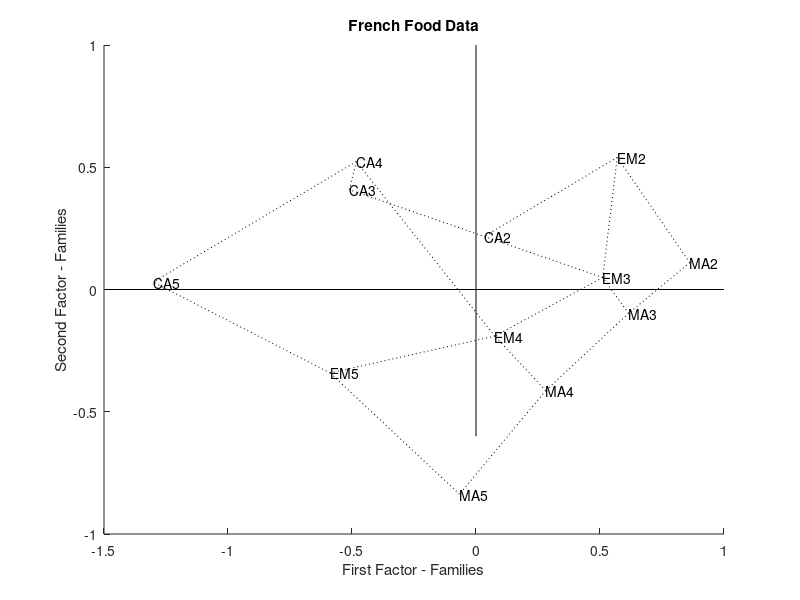
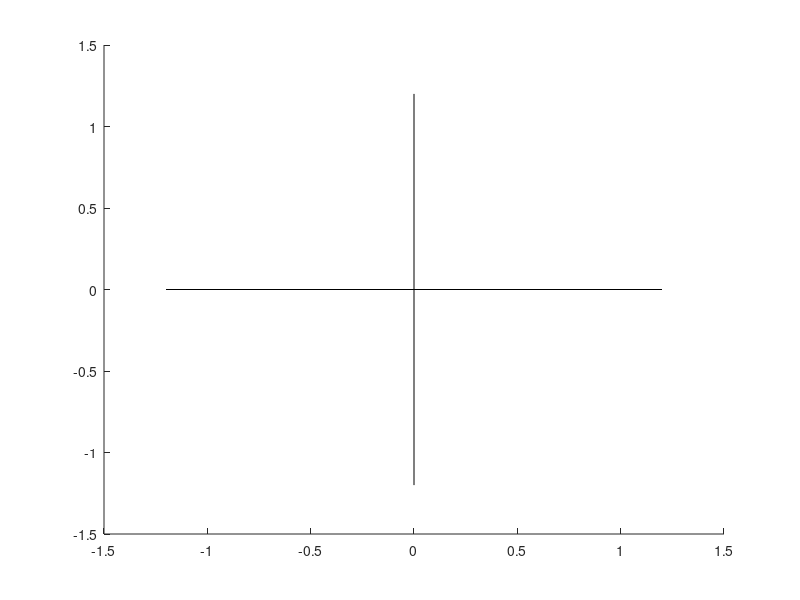

The MATLAB script that drew these images, in order: (Note: this script raises an error after producing the figures.)
% ---------------------------------------------------------------------
% Book:         MVA
% ---------------------------------------------------------------------
% Quantlet:     MVAnpcafood
% ---------------------------------------------------------------------
% Description:  MVAnpcafood performs a PCA for the standarized French 
%               food data ("food.dat") and shows the first two 
%               principal components in for the individuals and the 
%               variables. The normalization corresponds to that of 
%               Lebart/Morineau/Fenelon.
% ---------------------------------------------------------------------
% Usage:        MVAnpcafood
% ---------------------------------------------------------------------
% Inputs:       none
% ---------------------------------------------------------------------
% Output:       Performs a PCA for the standarized French food data
%               ("food.dat") and shows the first two principal 
%               components in for the individuals and the variables. 
%               The normalization corresponds to that of 
%               Lebart/Morineau/Fenelon.
% ---------------------------------------------------------------------
% Example:      
% ---------------------------------------------------------------------
% Author:       Wolfgang Haerdle, Jorge Patron, Vladimir Georgescu,
%               Song Song
% ---------------------------------------------------------------------

[familytype,bread,vegetables,fruits,meat,poultry,milk,wine]=textread('food.dat','%s %f %f %f %f %f %f %f');
x=horzcat(bread,vegetables,fruits,meat,poultry,milk,wine);          % Horizontal concatenation, creates data matrix
[n p]=size(x);                                                      % Records dimensions of data matrix
m=mean(x);
x=(x-repmat(m,n,1)).*repmat(1./sqrt((n-1)*var(x)/n),n,1);           % Standardizes the data matrix
a=(x*x')/n;
[gamma1 lambda1]=eig(a);

% Arranging eigenvalues and eigenvectors for output similar to XploRe
for i=1:12
    lambda(13-i) = lambda1(i,i);
end

gamma(:,1)=-gamma1(:,12);
gamma(:,2)=-gamma1(:,11);
gamma(:,3)=gamma1(:,10);
gamma(:,4)=-gamma1(:,9);
gamma(:,5)=gamma1(:,8);
gamma(:,6)=gamma1(:,7);
gamma(:,7)=gamma1(:,6);
gamma(:,8)=gamma1(:,5);
gamma(:,9)=gamma1(:,4);
gamma(:,10)=gamma1(:,3);
gamma(:,11)=-gamma1(:,2);
gamma(:,12)=gamma1(:,1);

for i=1:12
    w(i,1)=gamma(i,1)*sqrt(lambda(1));
    w(i,2)=gamma(i,2)*sqrt(lambda(2));
end;

line([-1.5 1],[0 0],'Color','k');
line([0 0],[-0.6 1],'Color','k');

namew=['MA2'
       'EM2'
       'CA2'
       'MA3'
       'EM3'
       'CA3'
       'MA4'
       'EM4'
       'CA4'
       'MA5'
       'EM5'
       'CA5'];

namez=['bread     '
       'vegetables'
       'fruit     '
       'meat      '
       'poultry   '
       'milk      '
       'wine      '];
   
figure(1);
hold on
title('French Food Data');
xlabel('First Factor - Families');
ylabel('Second Factor - Families');
for i=1:12
    text(w(i,1),w(i,2),namew(i,1:3));
end;  
line([w(1,1) w(2,1)],[w(1,2) w(2,2)],'Color','k','LineStyle',':');
line([w(2,1) w(3,1)],[w(2,2) w(3,2)],'Color','k','LineStyle',':');
line([w(1,1) w(4,1)],[w(1,2) w(4,2)],'Color','k','LineStyle',':');
line([w(2,1) w(5,1)],[w(2,2) w(5,2)],'Color','k','LineStyle',':');
line([w(4,1) w(5,1)],[w(4,2) w(5,2)],'Color','k','LineStyle',':');
line([w(5,1) w(6,1)],[w(5,2) w(6,2)],'Color','k','LineStyle',':');
line([w(6,1) w(9,1)],[w(6,2) w(9,2)],'Color','k','LineStyle',':');
line([w(8,1) w(9,1)],[w(8,2) w(9,2)],'Color','k','LineStyle',':');
line([w(5,1) w(8,1)],[w(5,2) w(8,2)],'Color','k','LineStyle',':');
line([w(7,1) w(8,1)],[w(7,2) w(8,2)],'Color','k','LineStyle',':');
line([w(4,1) w(7,1)],[w(4,2) w(7,2)],'Color','k','LineStyle',':');
line([w(7,1) w(10,1)],[w(7,2) w(10,2)],'Color','k','LineStyle',':');
line([w(10,1) w(11,1)],[w(10,2) w(11,2)],'Color','k','LineStyle',':');
line([w(8,1) w(11,1)],[w(8,2) w(11,2)],'Color','k','LineStyle',':');
line([w(11,1) w(12,1)],[w(11,2) w(12,2)],'Color','k','LineStyle',':');
line([w(9,1) w(12,1)],[w(9,2) w(12,2)],'Color','k','LineStyle',':');
hold off

b=(x'*x)/n;
[gam1 lamb1]=eig(b);

%Arranging eigenvalues and eigenvectors for output similar to XploRe
for i=1:7
    lamb2(8-i) = lamb1(i,i);
end
lamb=lamb2(1:7);
gam(:,1)=-gam1(:,7);
gam(:,2)=gam1(:,6);
gam(:,3)=gam1(:,5);
gam(:,4)=-gam1(:,4);
gam(:,5)=-gam1(:,3);
gam(:,6)=gam1(:,2);
gam(:,7)=-gam1(:,1);

for i=1:7
    z(i,1)=-gam(i,1)*sqrt(lamb(1));
    z(i,2)=-gam(i,2)*sqrt(lamb(2));
end;

figure(2);
hold on
line([-1.2 1.2],[0 0],'Color','k')
line([0 0],[1.2 -1.2],'Color','k')
circle = rsmak('circle');
fnplt(circle)
title('French Food Data');
xlabel('First Factor - Goods');
ylabel('Second Factor - Goods');
xlim([-1.2 1.2]);
ylim([-1.2 1.2]);
for i=1:7
    text(z(i,1),z(i,2),namez(i,1:10));
end;  
hold off
